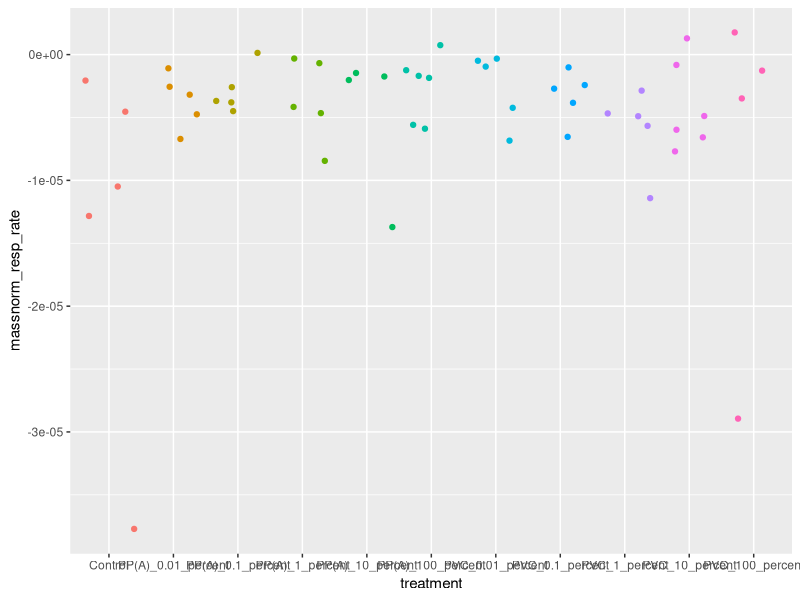
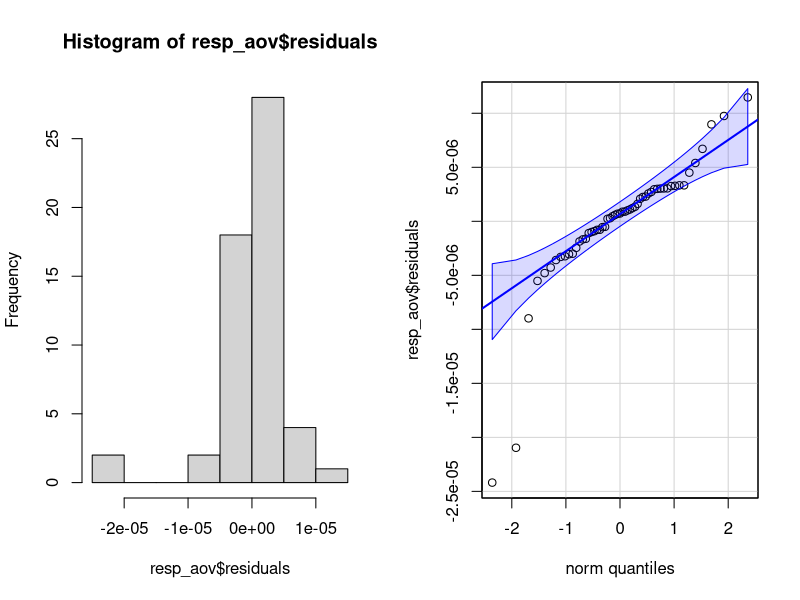
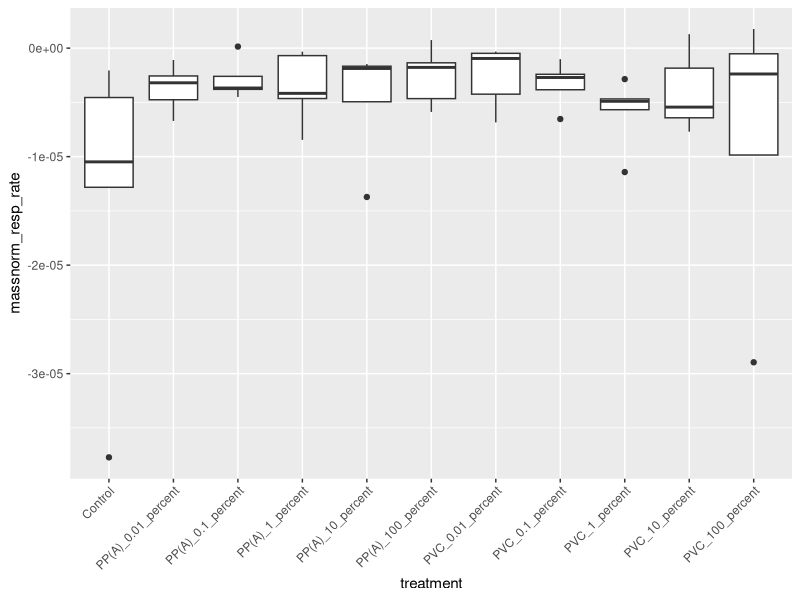
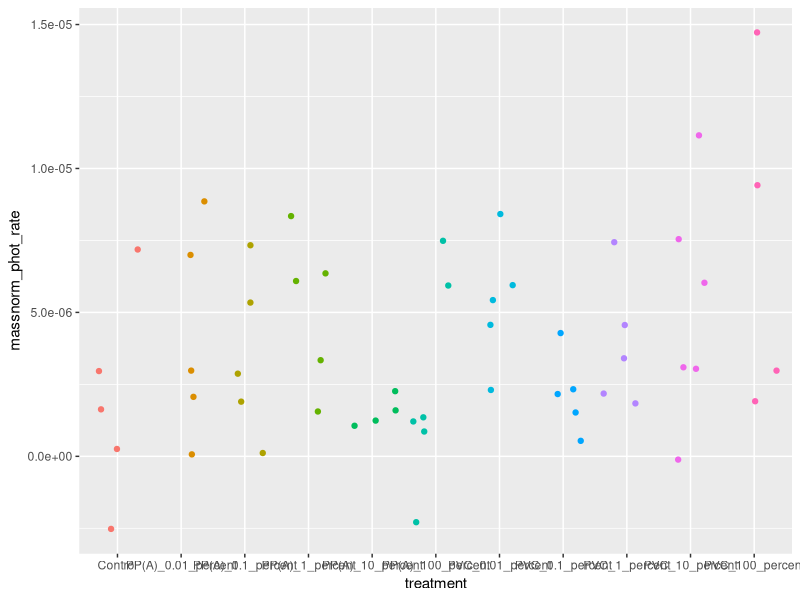
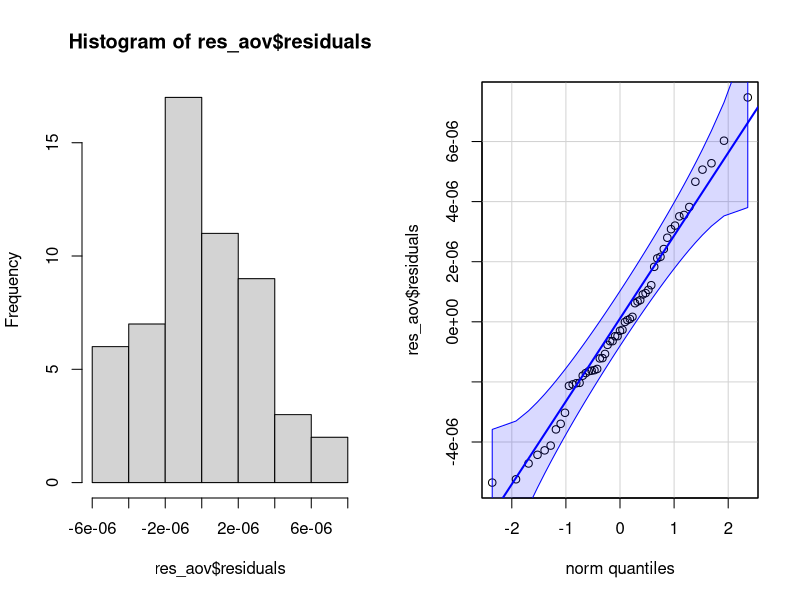
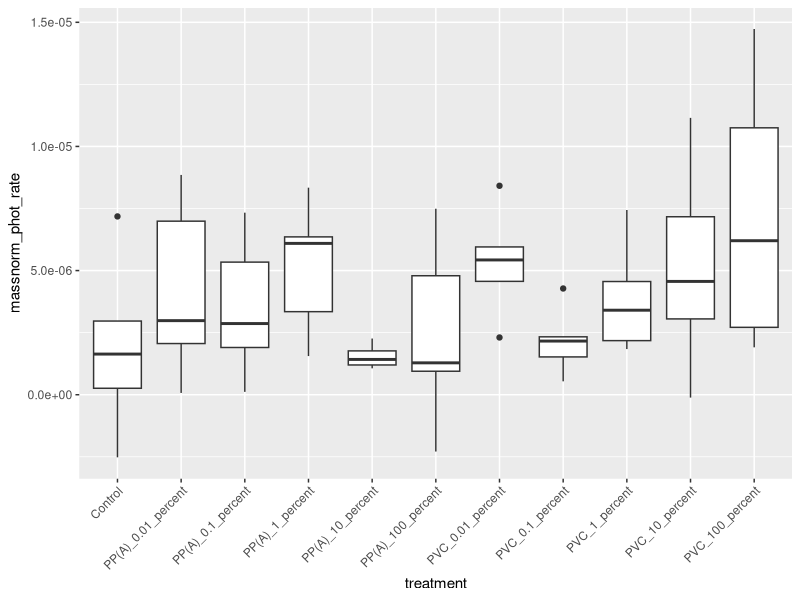

Write the R code that produced these figures, in order.
## ---- chunk 1
# Install packages
if ("tidyverse" %in% rownames(installed.packages()) == 'FALSE') install.packages('tidyverse')
if ("dplyr" %in% rownames(installed.packages()) == 'FALSE') install.packages('dplyr')
if ("car" %in% rownames(installed.packages()) == 'FALSE') install.packages('car')

# Load packages
library(dplyr)
library(tidyverse)
library(car)
## ---- chunk 2
rates <- read_csv('rates.csv')
## ---- chunk 3
ggplot(rates) +
  aes(x = treatment, y = massnorm_resp_rate, color = treatment) +
  geom_jitter() +
  theme(legend.position = "none")
## ---- chunk 4
resp_aov <-  aov(massnorm_resp_rate ~ treatment, data = rates)
## ---- chunk 5
par(mfrow = c(1, 2)) # combine plots

# histogram
hist(resp_aov$residuals)

# QQ-plot
qqPlot(resp_aov$residuals,
  id = FALSE # id = FALSE to remove point identification
)
## ---- chunk 6
ggplot(rates) +
  aes(x = treatment, y = massnorm_resp_rate) +
  geom_boxplot() +
  theme(axis.text.x = element_text(angle = 45, hjust = 1))
## ---- chunk 7
resp_aov <- aov(massnorm_resp_rate ~ treatment,
  data = rates
)

summary(resp_aov)
## ---- chunk 8
ggplot(rates) +
  aes(x = treatment, y = massnorm_phot_rate, color = treatment) +
  geom_jitter() +
  theme(legend.position = "none")
## ---- chunk 9
res_aov <-  aov(massnorm_phot_rate ~ treatment, data = rates)
## ---- chunk 10
par(mfrow = c(1, 2)) # combine plots

# histogram
hist(res_aov$residuals)

# QQ-plot
qqPlot(res_aov$residuals,
  id = FALSE # id = FALSE to remove point identification
)
## ---- chunk 11
ggplot(rates) +
  aes(x = treatment, y = massnorm_phot_rate) +
  geom_boxplot() +
  theme(axis.text.x = element_text(angle = 45, hjust = 1))
## ---- chunk 12
phot_aov <- aov(massnorm_phot_rate ~ treatment,
  data = rates
)

summary(phot_aov)
